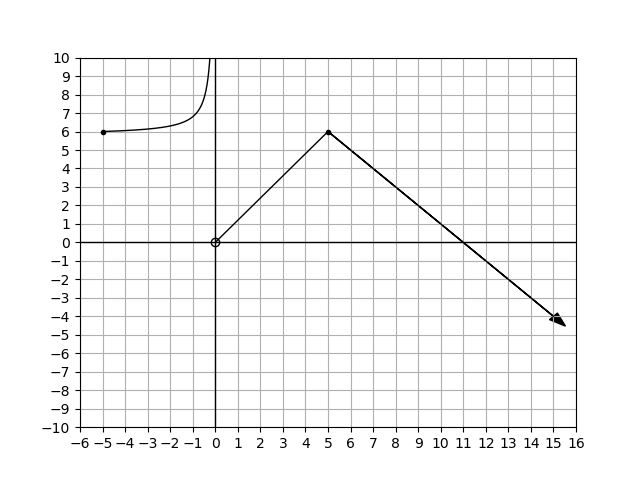

Generate this figure with Python:
import matplotlib.pyplot as plt
import math
import matplotlib as mpl
import numpy as np

x1 = np.arange(-4.999,0,0.001)   # start,stop,step
y1 = (-1/x1)+5.8

x2 = np.arange(0.01,5.01,0.001)   # start,stop,step
y2 = (6/5)*x2

x3 = np.arange(5,15.01,0.01)   # start,stop,step
y3 = -x3+11

plt.grid(True)
plt.axhline(y=0, lw=1, color='black')
plt.axvline(x=0, lw=1, color='black')
plt.xticks(np.arange(-20, 20, 1.0))
plt.yticks(np.arange(-20, 20, 1.0))


plt.plot(x1,y1, color='black', linewidth=1)
plt.plot(x2,y2, color='black', linewidth=1)
plt.plot(x3,y3, color='black', linewidth=1)

plt.plot(5, 6, marker='.', color='black')
plt.plot(-5, 6, marker='.', color='black')
plt.plot(0, 0, marker='o', color='black', fillstyle = 'none')

plt.arrow(5, 6, 10, -10, head_width=0.5, head_length=0.75, fc='k', ec='k')

plt.show()
